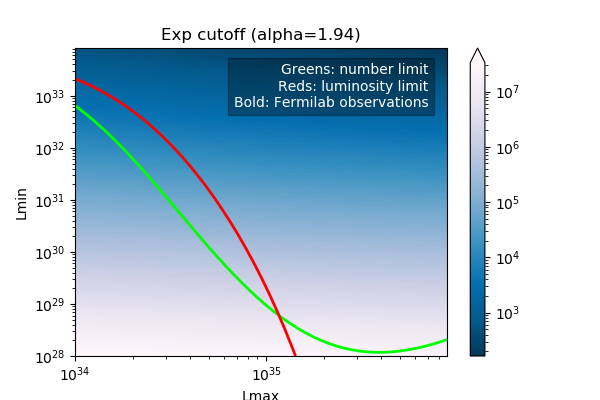

Source code (Python):
from matplotlib import pyplot as plt
from math import log, exp
from scipy.special import gammainc, gamma
import matplotlib.colors as colors

POWER_STEP = 1.1 # 1 is the minimum

ALPHA_L = 1.94
L_EXCESS = 6.37e36  # All units are in ergs per second
L_THRESH = 1.0e34
L_MIN_RANGE=[1.0e28, 1.0e34]
L_MAX_RANGE=[1.0e34, 1.0e36]

NUM_PULSARS_ABOVE_THRESHOLD = 47
FRAC_ABOVE_THRESHOLD=1/4.0

DRAW_EXTRA_CONTOURS = True

dimMin= int(log(L_MIN_RANGE[1]/L_MIN_RANGE[0]) / log(POWER_STEP))
dimMax= int(log(L_MAX_RANGE[1]/L_MAX_RANGE[0]) / log(POWER_STEP))

def Gamma(s, x):
    if(s < 0):
        return (Gamma(s+1, x) - x**s * exp(-x))/s
    return gamma(s) * (1-gammainc(s, x))

def getNumPulsars(lMin, lMax):
    lumExp = lMax**(2-ALPHA_L) * Gamma(2-ALPHA_L, lMin / lMax)
    Aexp = L_EXCESS / lumExp
    Nexp = Aexp *  lMax**(1-ALPHA_L) * Gamma(1-ALPHA_L, lMin / lMax)

    return Nexp

def getNumPulsarsAboveThreshold(lMin, lMax):
    lumExp = lMax**(2-ALPHA_L) * Gamma(2-ALPHA_L, lMin / lMax)
    Aexp = L_EXCESS / lumExp
    nAbove = Aexp *  lMax**(1-ALPHA_L) * Gamma(1-ALPHA_L, L_THRESH / lMax)
    return nAbove

def getFracLumAboveThreshold(lMin, lMax):
    # return (lum above thresh) / (lum below thresh)
    fracAbove = Gamma(2-ALPHA_L, L_THRESH / lMax) / (Gamma(2-ALPHA_L, lMin / lMax) - Gamma(2-ALPHA_L, L_THRESH / lMax))
    return fracAbove


print("Paper values:", getNumPulsars(1e29, 1e35))
print("Delta function values:", getNumPulsars(L_THRESH, L_THRESH*1.0001))


def getGreenYIntercept():
    ERROR_WIDTH = 0.01

    lowLmin = L_MIN_RANGE[0] # Too few pulsars above threshold
    highLmin = L_MIN_RANGE[1] # Too many pulsars above threshold
    numLow = getNumPulsarsAboveThreshold(lowLmin, L_THRESH)
    numHigh = getNumPulsarsAboveThreshold(highLmin, L_THRESH)
    errorNumPulsars = 2 * ERROR_WIDTH
    while abs(numLow - numHigh) > ERROR_WIDTH:
        mid = (lowLmin + highLmin) / 2
        numMid = getNumPulsarsAboveThreshold(mid, L_THRESH)
        if numMid > NUM_PULSARS_ABOVE_THRESHOLD:
            highLmin = mid
            numHigh = numMid
        else:
            lowLmin = mid
            numLow = numMid
    
    print("Lmin for number requirement and Lmax = Lthresh: ", (lowLmin + highLmin) / 2)
    print("Number of total pulsars for number requirement and Lmax = Lthresh: ", getNumPulsars((lowLmin + highLmin) / 2, L_THRESH))

numPulsars = []
for i in range(dimMin):
    line = []
    for j in range(dimMax):
        nExp = getNumPulsars(L_MIN_RANGE[0] * POWER_STEP**i, L_MAX_RANGE[0] * POWER_STEP**j)
        line.append(nExp)
    numPulsars.append(line)

numAboveThreshold = []
for i in range(dimMin):
    line = []
    for j in range(dimMax):
        nExp = getNumPulsarsAboveThreshold(L_MIN_RANGE[0] * POWER_STEP**i, L_MAX_RANGE[0] * POWER_STEP**j)
        line.append(nExp)
    numAboveThreshold.append(line)

fracAboveThreshold = []
for i in range(dimMin):
    line = []
    for j in range(dimMax):
        nExp = getFracLumAboveThreshold(L_MIN_RANGE[0] * POWER_STEP**i, L_MAX_RANGE[0] * POWER_STEP**j)
        line.append(nExp)
    fracAboveThreshold.append(line)

lMinVals = [L_MIN_RANGE[0] * POWER_STEP**i for i in range(dimMin)]
lMaxVals = [L_MAX_RANGE[0] * POWER_STEP**j for j in range(dimMax)]


getGreenYIntercept()


fig, ax = plt.subplots(figsize=(6,4))
plt.text(0.95, 0.95, 'Greens: number limit\nReds: luminosity limit\nBold: Fermilab observations', 
    horizontalalignment='right', verticalalignment='top', transform=ax.transAxes, color='white', backgroundcolor=(0, 0, 0, 0.3))

plt.xscale("log")
plt.yscale("log")
plt.xlabel("Lmax")
plt.ylabel("Lmin")
plt.title("Exp cutoff (alpha={0})".format(ALPHA_L))

c1 = plt.pcolor(lMaxVals, lMinVals, numPulsars, 
                   norm=colors.LogNorm(vmin=min([min(v) for v in numPulsars]),
                   vmax=max([max(v) for v in numPulsars])), cmap='PuBu_r')
plt.colorbar(c1, extend='max')

# Greens
if(DRAW_EXTRA_CONTOURS):
    plt.contour(lMaxVals, lMinVals, numAboveThreshold, [10*i for i in range(1, 20)], 
        colors=[(0, i/20.0, 0, 1) for i in range(1, 20)], linewidths=1)
plt.contour(lMaxVals, lMinVals, numAboveThreshold, [NUM_PULSARS_ABOVE_THRESHOLD], colors=[(0, 1, 0)], linewidths=2)

# Reds
if(DRAW_EXTRA_CONTOURS):
    plt.contour(lMaxVals, lMinVals, fracAboveThreshold, [0.1*i for i in range(1, 15)], 
        colors=[(1, i/15.0, 1-i/15.0, 1) for i in range(1, 15)], linewidths=1)
plt.contour(lMaxVals, lMinVals, fracAboveThreshold, [FRAC_ABOVE_THRESHOLD], colors=[(1, 0, 0)], linewidths=2)

if(DRAW_EXTRA_CONTOURS):
    plt.savefig("contour-overlay-extra.png")
if(not DRAW_EXTRA_CONTOURS):
    plt.savefig("contour-overlay.png")

plt.show()
